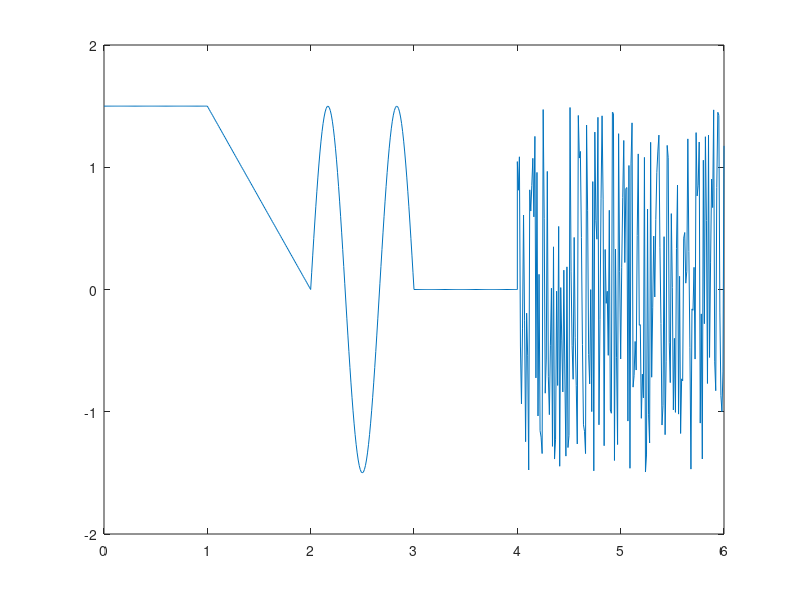

The MATLAB source for this figure:
%% Sinusoida 
t_sin=2:0.01:3;
% A0 - lidzkomponente(nobide pa y assi)
% A - amplitude
% f - frekvence (T-periods) 1.5(pilno svarstibu skaits) 2 un 3(sakuma un
% beigas laiks)
% delay - no 0 lidz funkcijas sakuma
A0=0; A=1.5; T=(3-2)/1.5; f=1/T; delay=2;
y_sin = A0+A*sin(2*pi*f*(t_sin-delay));
% plot(t_sin,y_sin)
%% Lineāri mainiga funkcija
t_saw = 1:0.01:2;
% k - slipuma koeficents yA-sakums yB-beigas(pa y assis) tA un tB(pa x)
yA=1.5; yB=0; tA=1; tB=2;
k=(yA-yB)/(tA-tB); delay=2;
y_saw = k*(t_saw-delay);
% plot(t_saw,y_saw)
%% Konstantes signāls
t_const = 0:0.01:1;
% y_const = 1.5+t_const*0;
y_const = 1.5+zeros(size(t_const));
% plot(t_const,y_const)
%% Nullu signals
t_zero= 3:0.01:4;
y_zero= 0+zeros(size(t_zero));
% plot(t_zero,y_zero)
%% Troksna signals
t_noise = 4:0.01:6;
y_noise = 3*rand(size(t_noise))-1.5;
% plot(t_noise,y_noise)
%% Signalu apvienosana
t = [t_const,t_saw,t_sin,t_zero,t_noise];
y = [y_const,y_saw,y_sin,y_zero,y_noise];
plot(t,y)
axis([0 6 -2 2])